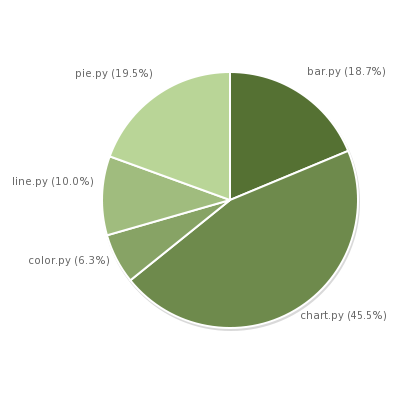

The script that drew this image:
# Copyright (c) 2007 by Lorenzo Gil Sanchez <lorenzo.gil.sanchez@gmail.com>
#
# This file is part of PyCha.
#
# PyCha is free software: you can redistribute it and/or modify
# it under the terms of the GNU Lesser General Public License as published by
# the Free Software Foundation, either version 3 of the License, or
# (at your option) any later version.
#
# PyCha is distributed in the hope that it will be useful,
# but WITHOUT ANY WARRANTY; without even the implied warranty of
# MERCHANTABILITY or FITNESS FOR A PARTICULAR PURPOSE.  See the
# GNU Lesser General Public License for more details.
#
# You should have received a copy of the GNU Lesser General Public License
# along with PyCha.  If not, see <http://www.gnu.org/licenses/>.

import sys

import cairo

import pycha.pie
import pycha.bar
import pycha.line

def pieChart(output):
    surface = cairo.ImageSurface(cairo.FORMAT_ARGB32, 400, 400)

    dataSet = (
        ('bar.py', [[0, 180]]),
        ('chart.py', [[0, 437]]),
        ('color.py', [[0, 61]]),
        ('line.py', [[0, 96]]),
        ('pie.py', [[0, 187]]),
        )

    options = {
        'axis': {
            'x': {
                'ticks': [dict(v=i, label=d[0]) for i, d in enumerate(dataSet)],
            }
        },
        'background': {
            'hide': True,
        },
        'padding': {
            'left': 70,
            'right': 10,
            'top': 0,
            'bottom': 0,
        },
        'legend': {
            'hide': True,
        }
    }
    chart = pycha.pie.PieChart(surface, options)

    chart.addDataset(dataSet)
    chart.render()

    surface.write_to_png(output)

if __name__ == '__main__':
    output = sys.argv[1] if len(sys.argv) > 1 else 'piechart.png'
    pieChart(output)
